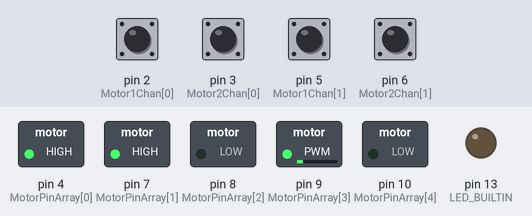
The sketch below on a simulated Arduino Uno, built with avr-gcc and run on an emulated ATmega328P. On the bench: switched loads named in the sketch (green lamp = pin HIGH), output pins drawn as LEDs (lit = HIGH). The inputs (shaded band) are chosen by the test bench; at power-on: pin 2 (Motor1Chan[0]), pin 3 (Motor2Chan[0]), pin 5 (Motor1Chan[1]), pin 6 (Motor2Chan[1]) HIGH.

Above: at 1.2 s.
1.3 s: pin 3 (Motor2Chan[0]) pulled LOW for 0.15 s
At 2.2 s:
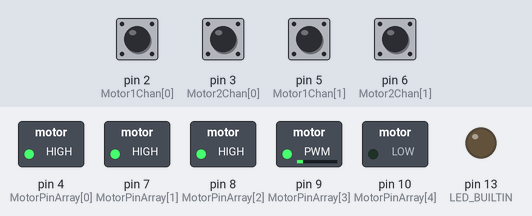
2.9 s: pin 6 (Motor2Chan[1]) pulled LOW for 1 s
At 3.7 s:
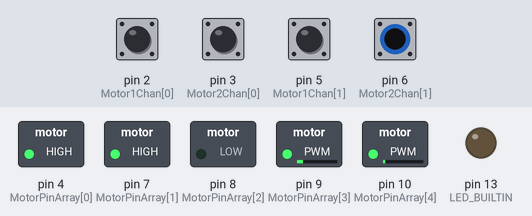
5.4 s: pin 3 (Motor2Chan[0]) pulled LOW for 1 s
At 6.0 s:
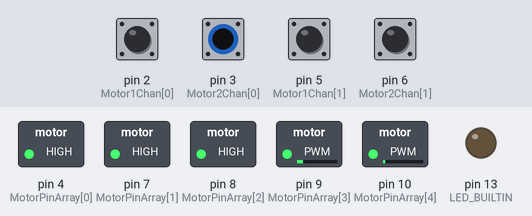
7.9 s: pin 6 (Motor2Chan[1]) pulled LOW for 0.15 s
At 9.5 s:
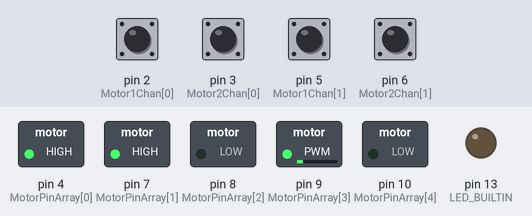
Timing chart, 0 to 10.5 s (numbered marks = the images above; inputs shaded):
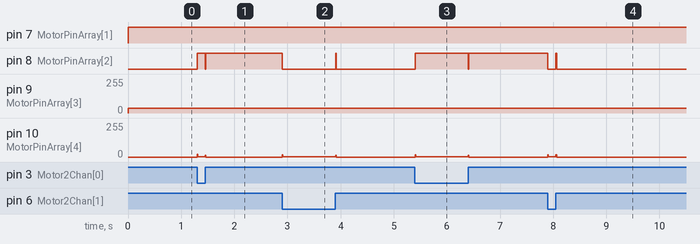

Measured:
- after the input at 1.3 s, pin 8 (MotorPinArray[2]): LOW → HIGH at once, → LOW 0.15 s later, → HIGH 0.01 s later; pin 10 (MotorPinArray[4]): 0/255 → 3/255 at once, → 0/255 0.15 s later
- after the input at 2.9 s, pin 8 (MotorPinArray[2]): HIGH → LOW at once, → HIGH 1.0 s later, → LOW 0.01 s later; pin 10 (MotorPinArray[4]): 0/255 → 2/255 at once, → 3/255 0.14 s later, → 0/255 0.86 s later
- after the input at 5.4 s, pin 8 (MotorPinArray[2]): LOW → HIGH at once, → LOW 1.0 s later, → HIGH 0.01 s later; pin 10 (MotorPinArray[4]): 0/255 → 2/255 at once, → 3/255 0.84 s later, → 0/255 0.16 s later
- after the input at 7.9 s, pin 8 (MotorPinArray[2]): HIGH → LOW at once, → HIGH 0.15 s later, → LOW 0.01 s later; pin 10 (MotorPinArray[4]): 0/255 → 2/255 at once, → 0/255 0.14 s later

The sketch:

ControllerV3.ino
```cpp
// Mini Project Controller V3 Final Implementation Without Computer Vision
// ================
// Authors: Madeleine Houghton and Quinn Hejmanowski
// Date: 2/19/2024
// ================
// The purpose of this code is to design a PI controller
// for two motors to move to a desired position.
// This code is the final updated code before computer vision
// integration and serves to verify remaining tuning of the
// controller.

// DISCLAIMER:
// This program assumes that the assembly of a robot
// structure and wiring for the motors to the Arduino and
// motor driver shield have been completed. Refer to Resources
// for additional info on the motor and motor driver shield
// wiring configurations. The hardware configuration mentioned
// here are the minimum requirements to use the program
// as intended.

// Hardware Required
// ----------------
//    x1 Arduino Uno Board
//    x1 Motor Driver Shield (compatible with Arduino)
//    x2 Motors with mounted wheels
//    x1 Voltage Regulator
//    x1 Battery Pack (~7.8 V) with fuse connector

// Hardware Configurations
// ----------------
//    Ensure the battery pack is connected to the corresponding
//    - and + terminals on the input to the voltage regulator.
//    Ensure that the output terminals of the voltage regulator
//    correspond to the correct - and + terminals on the motor
//    power inputs of the motor driver shield.
//    Install the motor driver shield onto the Arduino.
//    Make the necessary connections of the motor wires to the
//    motor driver shield (refer to driver shield website).

// How to Use Code
// ----------------
//    Download and open code in Arduino sketch in Arduino IDE.
//    Upload the code from the IDE to the Arduino board.

// Resources
// ----------------
//  Motor Wire Connections: https://www.pololu.com/docs/0J55
//  Motor Driver Shield: https://www.pololu.com/product/2824

// ================
// CODE BEGINS HERE
// ================

// Assigns timing variables for sampling the motor velocities.
unsigned long desired_Ts_ms = 10;
unsigned long last_time_ms;
unsigned long start_time_ms;
float current_time;
bool stop = false;

// These variables keep track of the actual speed on the motors.
float actual_speed[2] = {0, 0};

// Assigns variables to keep track of the previous positions on
// the encoders.
float prev_pos[2] = {0, 0};

// This should be given from raspberry pi.
float desired_pos[2] = {0, 0};

// Sets the target speed of the motors.
float desired_speed[2] = {0, 0};
float integral_error[2] = {0, 0};
float pos_error[2] = {0, 0};
float error[2] = {0, 0};

// Keeps track of the position of both motors in radians.
long pos_counts[2] = {0, 0};
float actual_pos[2] = {0, 0};

// Sets motor pins and defines them in an array. Also determines
// the voltage signs, motor voltage, and motor channels. This is
// done to monitor the direction and speed on each motor.
// Index 0 is for motor 1 and index 1 is for motor 2.
#define NUM_MOTOR_PINS 5
int MotorPinArray[NUM_MOTOR_PINS] = {4, 7, 8, 9, 10};
int Motor1Chan[2] = {2, 5};
int Motor2Chan[2] = {3, 6};
int VoltageSign[2] = {7,8};
int MotorVoltage[2] = {9,10};

// Initializes counting variables on the respective encoders.
long counts[2] = {0, 0};

// Initializes global variables for debouncing in the ISRs.
unsigned long lastDebounceTime = 0;
unsigned long debounceDelay = 100;

// Global variables to be used for I2C communication.
#include <Wire.h>
#define MY_ADDR 8
volatile uint8_t offset = 0;
volatile uint8_t instruction[32] = {0};
volatile uint8_t msgLength = 0;
char stringInput[32] = {};
volatile uint8_t reply = 0;
int quadrant;

// Defines the Interrupt Service Routine for changes on channel A and
// determining the rotation on the encoder. This ISR is for motor 1.
void countEncoder1() {
  // This condition decreases the likelihood of the ISR activating
  // during a bounce in the encoder channel transitions.
  if (micros() - lastDebounceTime > debounceDelay) {

    // Counts up twice for a clockwise rotation on the encoder.
    if (digitalRead(Motor1Chan[0]) == digitalRead(Motor1Chan[1])){
      counts[0] += 2;
    }
    // Counts down twice for a counter-clockwise rotation on encoder.
    else {
      counts[0] -= 2;
    }

    // Updates the last time this ISR was called.
    lastDebounceTime = micros();
  }
}

// Defines the Interrupt Service Routine for changes on channel A and
// determining the rotation on the encoder. This ISR is for motor 2.
void countEncoder2() {
  // This condition decreases the likelihood of the ISR activating
  // during a bounce in the encoder channel transitions.
  if (micros() - lastDebounceTime > debounceDelay) {

    // Counts up twice for a clockwise rotation on the encoder.
    if (digitalRead(Motor2Chan[0]) == digitalRead(Motor2Chan[1])){
      counts[1] += 2;
    }
    // Counts down twice for a counter-clockwise rotation on encoder.
    else {
      counts[1] -= 2;
    }

    // Updates the last time the ISR was called.
    lastDebounceTime = micros();
  }
}

// Initializes pins, ISRs, and gives variables starting values before
// running the motors and collecting data.
void setup() {
  // Initializes motor pins on the motor drive shield.
  for (int i = 0; i < NUM_MOTOR_PINS; i++) {
    pinMode(MotorPinArray[i], OUTPUT);
  }

  // Initializes the encoder pins on motors 1 and 2.
  for (int j = 0; j < 2; j++) {
    pinMode(Motor1Chan[j], INPUT_PULLUP);
    pinMode(Motor2Chan[j], INPUT_PULLUP);
  }

  // Sets up for recieving from the Pi.
  pinMode(LED_BUILTIN, OUTPUT);
  // Initialize I2C
  Wire.begin(MY_ADDR);
  // Set callbacks for I2C interrupts.
  Wire.onReceive(receive);
  Wire.onRequest(request);

  // Initializes ISRs for motors 1 and 2. The ISR will
  // activate when a change on channel A occurs on their
  // respective motor.
  attachInterrupt(digitalPinToInterrupt(Motor1Chan[0]), countEncoder1, CHANGE);
  attachInterrupt(digitalPinToInterrupt(Motor2Chan[0]), countEncoder2, CHANGE);

  // Enables set up pin for motor drive shield.
  digitalWrite(4, HIGH);

  // Sets up monitoring the data collected from the program.
  Serial.begin(115200);

  // Initializes the times for the program.
  last_time_ms = millis();
  start_time_ms = last_time_ms;
}

// Runs the motors and collects data on the velocity of the motors.
void loop() {
  // These variables are used for the control system and are important
  // for the feedback control loop in the system. The variables are the
  // final tuned gains for computer vision integration.
  float Kp_vel = 2.5;
  float Kp_pos = 18.7;
  float Ki_pos = 2.5;
  float maxVelocity = 8.5;
  float Battery_Voltage = 7.8;
  float Voltage[2] = {0, 0};
  unsigned int PWM[2] = {0, 0};

  // Updates last time program ran.
  last_time_ms = millis();
  quadrant = 3;

  // If there is data on the buffer from the PI, read it.
  if (msgLength > 0) {
    if (offset == 1) {
      digitalWrite(LED_BUILTIN,instruction[0]);
    }
    printReceived();
    msgLength = 0;
  }

  // Calculates the current time of the program.
  current_time = (float)(last_time_ms - start_time_ms)/1000;

  // Sets desired position for moving the wheels.
  if (quadrant == 0) {
    desired_pos[0] = 0;
    desired_pos[1] = 0;
  }
  else if (quadrant == 1) {
    desired_pos[0] = 0;
    desired_pos[1] = PI;
  }
  // Overshoot occurs in quadrant 2 when both wheels are moving.
  // Can subtract PI/4 to offset overshoot.
  else if (quadrant == 2) {
    desired_pos[0] = PI;
    desired_pos[1] = PI;
  }
  else if (quadrant == 3) {
    desired_pos[0] = PI;
    desired_pos[1] = 0;
  }

  // Calculates the current positions on the motors in radians.
  for (int i = 0; i < 2; i++) {
    pos_counts[i] = myEnc(i + 1);
    actual_pos[i] = 2*PI*(float)pos_counts[i]/3200;

    // Calculates the actual velocities in rad/sec on the motors.
    actual_speed[i] = (actual_pos[i] - prev_pos[i])/((float)desired_Ts_ms/1000);
    prev_pos[i] = actual_pos[i];
  }

// Controller for aiming towards the desired position on both motors.
  for (int j = 0; j < 2; j++) {
    pos_error[j] = desired_pos[j] - actual_pos[j];
    integral_error[j] = integral_error[j] + pos_error[j]*((float)desired_Ts_ms / 1000);
    desired_speed[j] = Kp_pos * pos_error[j] + Ki_pos * integral_error[j];
    error[j] = desired_speed[j] - actual_speed[j];

    // Anti-windup for desired speed to limit integrator overshoot.
    if (abs(desired_speed[j]) > maxVelocity) {
      desired_speed[j] = sgn(desired_speed[j]) * maxVelocity;
      error[j] = sgn(error[j]) * min(maxVelocity / Kp_pos, abs(error[j]));
      integral_error[j] = (desired_speed[j] - Kp_pos*error[j]) / Ki_pos;
    }

    // Calculates voltage.
    Voltage[j] = Kp_vel * error[j];
  }

  // Sets speed and direction on motors.
  for (int k = 0; k < 2; k++) {
    if (Voltage[k] > 0) {
      // Rotates the motors counter-clockwise.
      digitalWrite(VoltageSign[k], HIGH);
    }
    else {
      // Rotates the motors clockwise.
      digitalWrite(VoltageSign[k], LOW);
    }

    // Saturates the voltage to be within the batter voltage range.
    Voltage[k] = min(abs(Voltage[k]), Battery_Voltage);

    // Applies the saturated requested voltage and models as PWM signal.
    PWM[k] = 255 * Voltage[k] / Battery_Voltage;

    // Sets motor speed.
    analogWrite(MotorVoltage[k], PWM[k]);
  }

  // Samples every desired sample rate.
  while (millis() < last_time_ms + desired_Ts_ms) {
    // Waits until desired time passes.
  }
}

// ================
// FUNCTIONS
// ================

// Adjust the count on both motor encoders and returns the count.
long myEnc(int motor) {
  // Activates to adjust the count on the motor 1 encoder.
  if (motor == 1) {
    if (digitalRead(Motor1Chan[0]) != digitalRead(Motor1Chan[1])) {
      return (counts[0] + 1);
    }
    else {
      return counts[0];
    }
  }

  // Activates to adjust the count on the motor 2 encoder.
  else if (motor == 2) {
    if (digitalRead(Motor2Chan[0]) != digitalRead(Motor2Chan[1])) {
      return (counts[1] + 1);
    }
    else {
      return counts[1];
    }
  }
}

// Sets what data will be received by Pi for data communication.
void printReceived() {
  for (int i = 0; i < msgLength; i++) {
    stringInput[i] = instruction[i];
    quadrant = instruction[i];
  }
}

// Sends back quadrant if Pi needs to receive data from Arduino.
void receive() {
  // Set the offset, this will always be the first byte.
  offset = Wire.read();
  // If there is information after the offset, it is telling us more about the command.
  while (Wire.available()) {
    instruction[msgLength] = Wire.read();
    msgLength++;
    reply = quadrant;
  }
}

// Requests data to fix timing.
void request() {
  // According to the Wire source code, we must call write() within the requesting ISR
  // and nowhere else. Otherwise, the timing does not work out. See line 238:
  // https://github.com/arduino/ArduinoCore-avr/blob/master/libraries/Wire/src/Wire.cpp
  Wire.write(reply);
  reply = 0;
 }

 // Returns a sign of the value.
 int sgn(float value) {
  if (value > 0) {
    return 1;
  }
  else if (value < 0) {
    return -1;
  }
  else {
    return 0;
  }
 }

// ================
// CODE ENDS HERE
// ================
```
